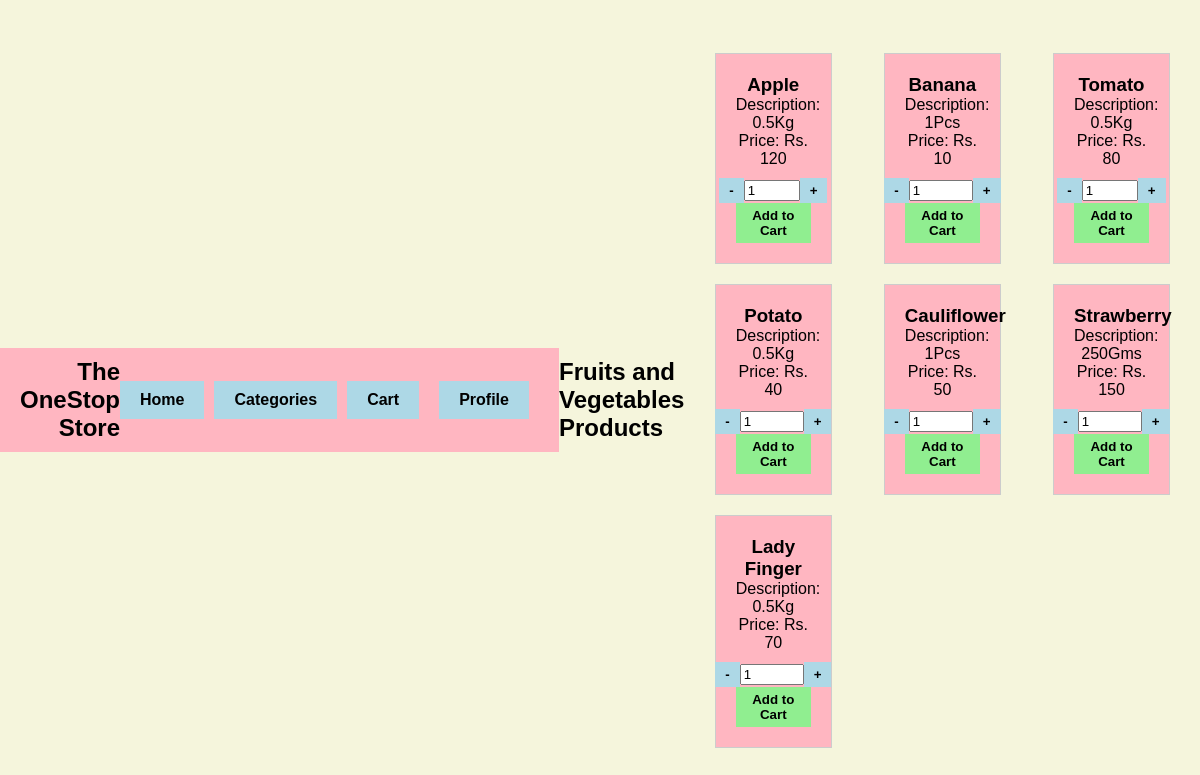
Page /products-by-category/Fruits and Vegetables on the committed database.
### app.py (models this page shows)
class Categories(db.Model):
    __tablename__ ="categories"
    category_id = db.Column(db.String(100), primary_key=True)
    category_name = db.Column(db.String(100))
    products = db.relationship('Products', secondary='Products_Categories', back_populates='categories')

class Products(db.Model):
    __tablename__ ="products"
    product_id = db.Column(db.String(100), primary_key=True, unique=True)
    product_name = db.Column(db.String(100))
    product_descp = db.Column(db.String(100))
    product_qty = db.Column(db.Integer)
    product_pr = db.Column(db.Integer)
    categories = db.relationship('Categories', secondary='Products_Categories', back_populates='products')

### app.py (the view, shortened to what this page needs)
@app.route('/products-by-category/<string:category>', methods=['GET', 'POST'])
def products_by_category(category):
    selected_category = Categories.query.filter_by(category_name=category).first()
    if selected_category:
        category_products = selected_category.products
        return render_template('products_by_category.html', selected_category=selected_category)

### templates/products_by_category.html (shortened to what this page needs)
<!DOCTYPE html>
<html>
<head>
    <link rel="stylesheet" href="style/style.css">
</head>
<body>
    {% include 'navbar.html' %}
    <h2>{{ selected_category.category_name }} Products</h2>
    <div class="product-container">
        {% for product in selected_category.products %}
            <div class="product-box">
                <h3>{{ product.product_name }}</h3>
                <p>Description: {{ product.product_descp }}</p>
                <p>Price: Rs. {{ product.product_pr }}</p>
                <div class="counter">
                    <button class="counter-btn" onclick="changeQty('{{ product.product_id }}', -1)">-</button>
                    <input type="number" class="qty-input" id="qty-{{ product.product_id }}" value="1" min="1" max="{{ product.product_qty }}">
                    <button class="counter-btn" onclick="changeQty('{{ product.product_id }}', 1)">+</button>
                </div>
                <button class="add-to-cart" onclick="addToCart('{{ product.product_id }}', '{{ product.product_name }}')">Add to Cart</button>
            </div>
        {% endfor %}
    </div>
</body>
</html>

### static/style.css (style rules this page uses)
body, h1, h2, h3, h4, h5, h6, p { margin: 0; padding: 0; }
body { background-color: beige; display: flex; justify-content: center; align-items: center; height: 100vh; font-family: Arial, sans-serif; }
body { background-color: beige; font-family: Arial, sans-serif; }
.product-box { border: 1px solid #ccc; padding: 20px; margin: 10px; width: calc(20% - 20px); display: inline-block; vertical-align: top; text-align: center; background-color: lightpink; color: black; text-decoration: none; }
.counter { display: flex; justify-content: center; align-items: center; margin-top: 10px; }
.counter-btn { border: none; background-color: lightblue; color: black; padding: 5px 10px; cursor: pointer; font-weight: bold; }
.add-to-cart { background-color: lightgreen; border: none; color: black; padding: 5px 10px; cursor: pointer; font-weight: bold; }
.product-container { display: flex; flex-wrap: wrap; justify-content: space-between; margin: 20px; }

### templates/products_by_category.html (style rules this page uses)
body { background-color: beige; color: black; }
.product-box { border: 1px solid #ccc; padding: 20px; margin: 10px; width: calc(20% - 20px); display: inline-block; vertical-align: top; text-align: center; background-color: lightpink; color: black; text-decoration: none; }
.counter-btn, .add-to-cart { border: none; padding: 5px 10px; cursor: pointer; font-weight: bold; }
.counter-btn { background-color: lightblue; }
.add-to-cart { background-color: lightgreen; }
.product-container { display: flex; flex-wrap: wrap; justify-content: space-between; margin: 20px; }

### templates/navbar.html (style rules this page uses)
body { background-color: beige; color: black; margin: 0; padding: 0; }

### rows in the picture
Categories: category_name "Fruits and Vegetables"
Products: product_name "Apple", product_descp "0.5Kg", product_pr "120"
Products: product_name "Banana", product_descp "1Pcs", product_pr "10"
Products: product_name "Tomato", product_descp "0.5Kg", product_pr "80"
Products: product_name "Potato", product_descp "0.5Kg", product_pr "40"
Products: product_name "Cauliflower", product_descp "1Pcs", product_pr "50"
Products: product_name "Strawberry", product_descp "250Gms", product_pr "150"
Products: product_name "Lady Finger", product_descp "0.5Kg", product_pr "70"
